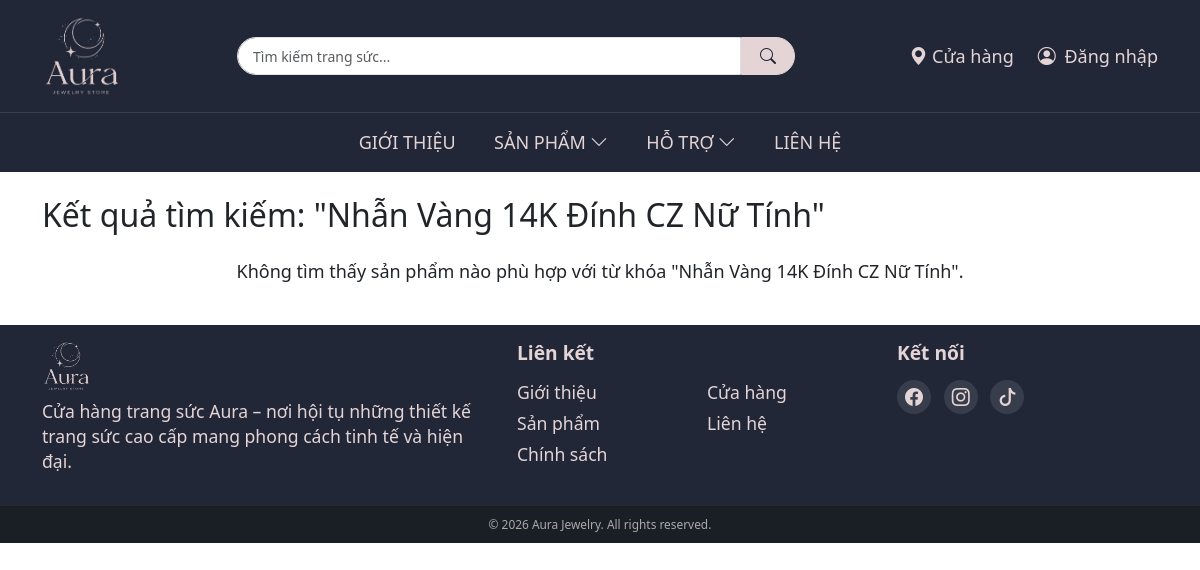
The app's page /public/tim-kiem.php?keyword=Nhẫn Vàng 14K Đính CZ Nữ Tính, older data.
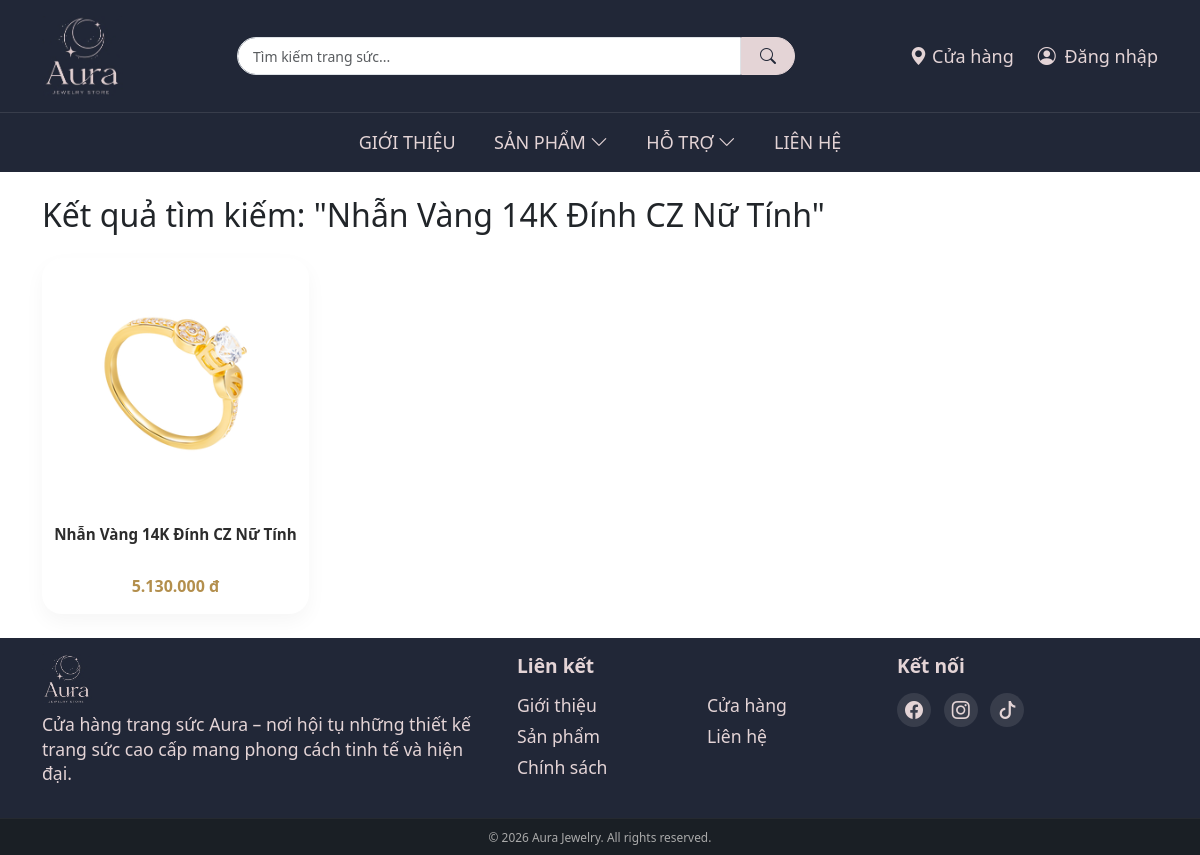
The same page, newer data.
### tables this page shows
CREATE TABLE `sanpham` (
  `MaSanPham` int(11) NOT NULL,
  `MaDanhMuc` int(11) DEFAULT NULL,
  `TenSanPham` varchar(255) NOT NULL,
  `DuongDan` varchar(255) DEFAULT NULL,
  `MoTa` text DEFAULT NULL,
  `ChiTietSanPham` text DEFAULT NULL,
  `NoiBat` tinyint(1) DEFAULT 0,
  `LuotXem` int(11) DEFAULT 0,
  `LuotMua` int(11) DEFAULT 0,
  `TrangThai` tinyint(1) DEFAULT 1,
  `DelAt` tinyint(1) NOT NULL DEFAULT 0,
  `HinhAnh` varchar(255) DEFAULT NULL,
  `Gia` decimal(10,2) DEFAULT NULL,
  `NgayTao` timestamp NOT NULL DEFAULT current_timestamp()
);

### public/tim-kiem.php (the view, shortened to what this page needs)
<?php
require_once "../config.php";
include "../layout/header_public.php";
$keyword = trim($_GET['keyword'] ?? '');
$page = max(1, intval($_GET['page'] ?? 1));
$limit = 12;
$offset = ($page - 1) * $limit;
$sql = "SELECT * FROM sanpham WHERE TenSanPham LIKE :keyword AND DelAt = 0 ORDER BY MaSanPham DESC LIMIT $offset, $limit";
$stmt = $conn->prepare($sql);
$stmt->execute([':keyword' => "%$keyword%"]);
$products = $stmt->fetchAll();
?>
<div class="container py-4">
    <h2 class="mb-4">Kết quả tìm kiếm: "<?= htmlspecialchars($keyword) ?>"</h2>
    <?php if (empty($keyword)): ?>
        <p class="text-center">Vui lòng nhập từ khóa tìm kiếm.</p>
    <?php elseif ($products): ?>
        <div class="row g-3">
            <?php foreach ($products as $sp): ?>
                <div class="col-6 col-md-4 col-lg-3">
                    <a href="chi-tiet-san-pham.php?id=<?= $sp['MaSanPham'] ?>" class="text-decoration-none text-dark">
                        <div class="product-card">
                            <img src="../img/<?= htmlspecialchars($sp['HinhAnh']) ?>" class="product-img">
                            <div class="product-info">
                                <h6><?= htmlspecialchars($sp['TenSanPham']) ?></h6>
                                <p class="price"><?= number_format($sp['Gia'], 0, ',', '.') ?> đ</p>
                            </div>
                        </div>
                    </a>
                </div>
            <?php endforeach; ?>
        </div>
    <?php else: ?>
        <p class="text-center">Không tìm thấy sản phẩm nào phù hợp với từ khóa "<?= htmlspecialchars($keyword) ?>".</p>
    <?php endif; ?>
</div>
<?php include "../layout/footer_public.php"; ?>

Row changes from the older to the newer data that the page shows:
added sanpham: HinhAnh (picture), TenSanPham "Nhẫn Vàng 14K Đính CZ Nữ Tính", Gia "5.130.000"
Text that changed along with them:
$keyword: "Nhẫn Vàng 14K Đính CZ Nữ Tính" → (not shown)
text no longer shown: "Không tìm thấy sản phẩm nào phù hợp với từ khóa \" \"."
